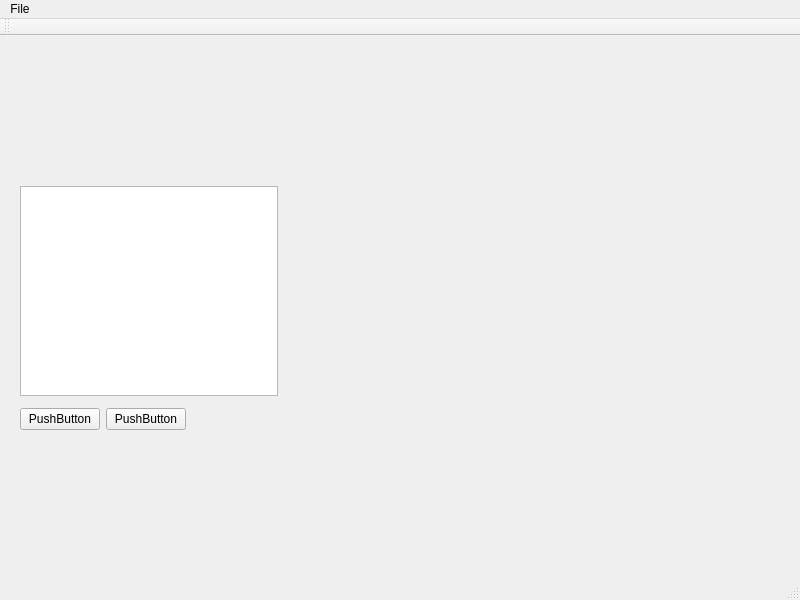
<?xml version="1.0" encoding="UTF-8"?>
<ui version="4.0">
 <class>MainWindow</class>
 <widget class="QMainWindow" name="MainWindow">
  <property name="geometry">
   <rect>
    <x>0</x>
    <y>0</y>
    <width>800</width>
    <height>600</height>
   </rect>
  </property>
  <property name="contextMenuPolicy">
   <enum>Qt::ContextMenuPolicy::ActionsContextMenu</enum>
  </property>
  <property name="windowTitle">
   <string>MainWindow</string>
  </property>
  <widget class="QWidget" name="centralwidget">
   <property name="sizePolicy">
    <sizepolicy hsizetype="Expanding" vsizetype="Expanding">
     <horstretch>0</horstretch>
     <verstretch>0</verstretch>
    </sizepolicy>
   </property>
   <widget class="QWidget" name="layoutWidget">
    <property name="geometry">
     <rect>
      <x>20</x>
      <y>370</y>
      <width>204</width>
      <height>26</height>
     </rect>
    </property>
    <layout class="QHBoxLayout" name="horizontalLayout_2">
     <item>
      <widget class="QPushButton" name="pushButton">
       <property name="text">
        <string>PushButton</string>
       </property>
      </widget>
     </item>
     <item>
      <widget class="QPushButton" name="pushButton_2">
       <property name="text">
        <string>PushButton</string>
       </property>
      </widget>
     </item>
     <item>
      <spacer name="horizontalSpacer">
       <property name="orientation">
        <enum>Qt::Orientation::Horizontal</enum>
       </property>
       <property name="sizeHint" stdset="0">
        <size>
         <width>40</width>
         <height>20</height>
        </size>
       </property>
      </spacer>
     </item>
    </layout>
   </widget>
   <widget class="QWidget" name="layoutWidget">
    <property name="geometry">
     <rect>
      <x>20</x>
      <y>150</y>
      <width>258</width>
      <height>210</height>
     </rect>
    </property>
    <layout class="QVBoxLayout" name="verticalLayout">
     <item>
      <widget class="QTreeView" name="treeView">
       <property name="contextMenuPolicy">
        <enum>Qt::ContextMenuPolicy::ActionsContextMenu</enum>
       </property>
      </widget>
     </item>
    </layout>
   </widget>
   <widget class="QVTKOpenGLNativeWidget" name="widget" native="true">
    <property name="geometry">
     <rect>
      <x>280</x>
      <y>150</y>
      <width>256</width>
      <height>208</height>
     </rect>
    </property>
   </widget>
  </widget>
  <widget class="QMenuBar" name="menubar">
   <property name="geometry">
    <rect>
     <x>0</x>
     <y>0</y>
     <width>800</width>
     <height>22</height>
    </rect>
   </property>
   <widget class="QMenu" name="menuFile">
    <property name="title">
     <string>File</string>
    </property>
    <addaction name="actionOpen_File"/>
   </widget>
   <addaction name="menuFile"/>
  </widget>
  <widget class="QStatusBar" name="statusbar"/>
  <widget class="QToolBar" name="toolBar_3">
   <property name="windowTitle">
    <string>toolBar_3</string>
   </property>
   <attribute name="toolBarArea">
    <enum>TopToolBarArea</enum>
   </attribute>
   <attribute name="toolBarBreak">
    <bool>false</bool>
   </attribute>
  </widget>
  <action name="actionOpen_File">
   <property name="icon">
    <iconset resource="icons.qrc">
     <normaloff>:/New folder/fileopen.png</normaloff>:/New folder/fileopen.png</iconset>
   </property>
   <property name="text">
    <string>Open File</string>
   </property>
   <property name="menuRole">
    <enum>QAction::MenuRole::NoRole</enum>
   </property>
  </action>
  <action name="actionItem_Options">
   <property name="text">
    <string>Item Options</string>
   </property>
   <property name="menuRole">
    <enum>QAction::MenuRole::NoRole</enum>
   </property>
  </action>
 </widget>
 <customwidgets>
  <customwidget>
   <class>QVTKOpenGLNativeWidget</class>
   <extends>QWidget</extends>
   <header>QVTKOpenGLNativeWidget.h</header>
   <container>1</container>
  </customwidget>
 </customwidgets>
 <resources>
  <include location="icons.qrc"/>
 </resources>
 <connections/>
</ui>
